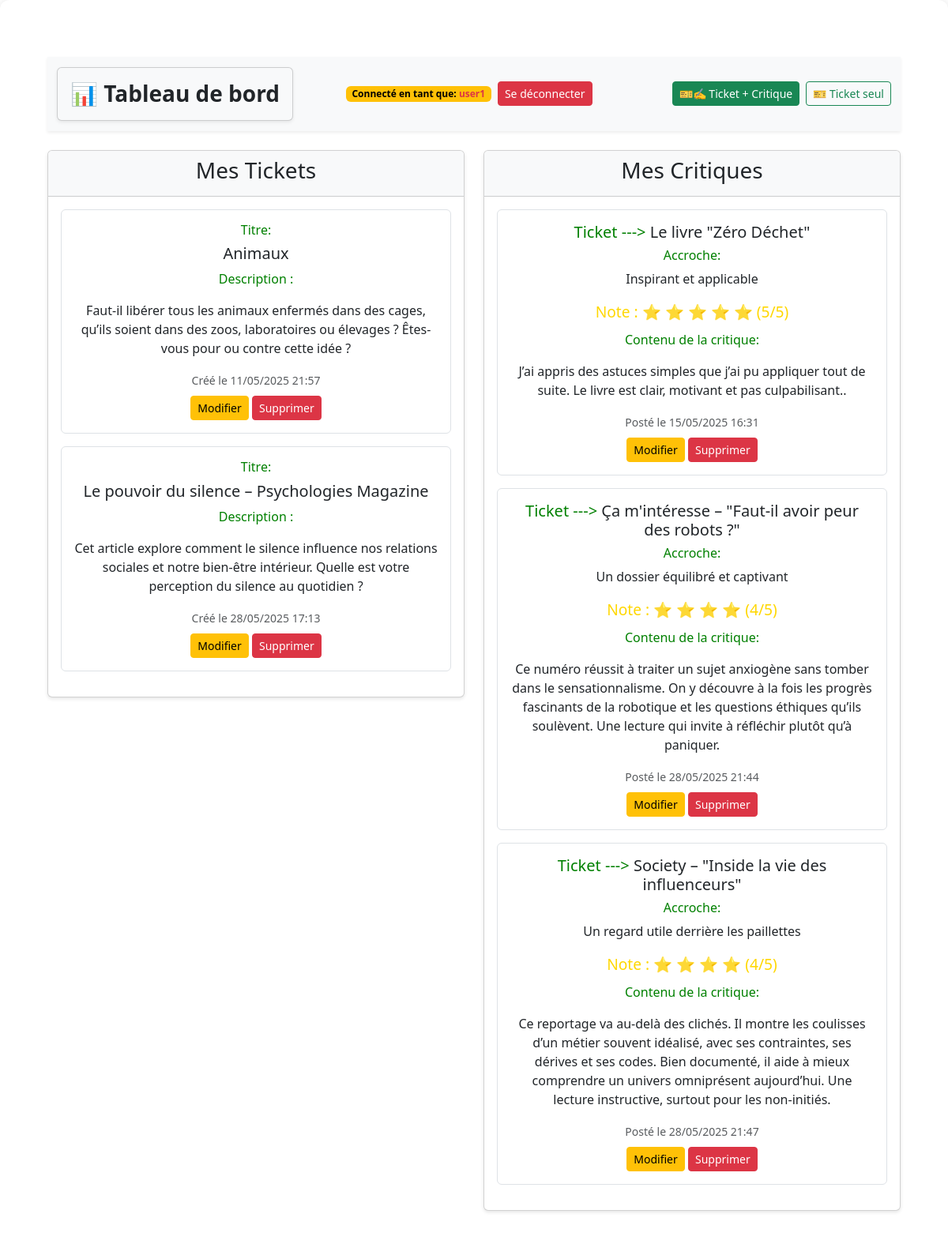
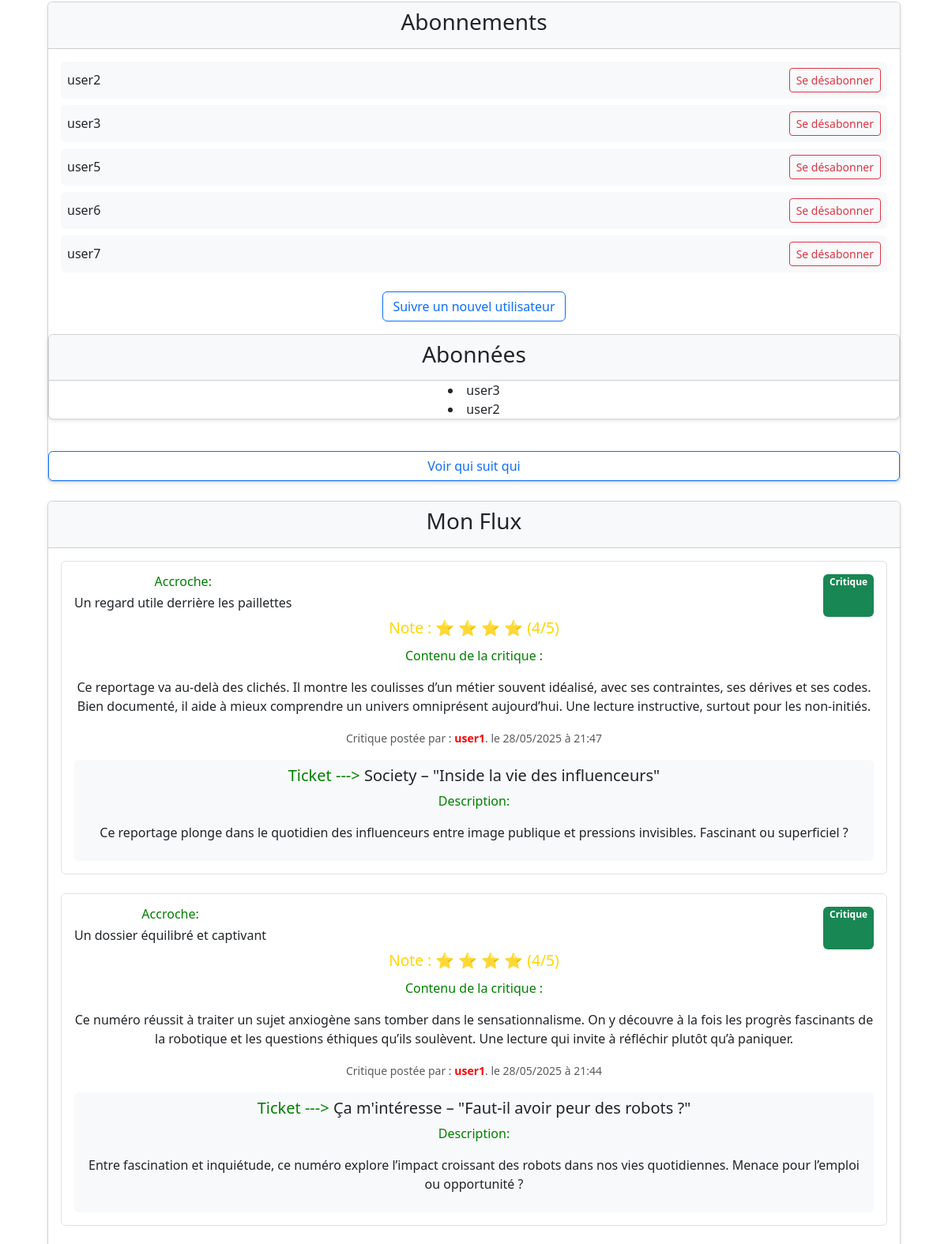
The page /dashboard/ (signed in, upper part) on the database its author committed (2 pictures, top to bottom).
### authentication/models.py (models this page shows)
class User(AbstractUser):
    SUBSCRIBER = 'SUBSCRIBER'
    ROLE_CHOICES = (
        (SUBSCRIBER, 'Abonné'),
    )
    profile_photo = models.ImageField(verbose_name='Photo de profil', blank=True, null=True)
    role = models.CharField(max_length=30, choices=ROLE_CHOICES, verbose_name='Rôle')

### reviews/models.py (models this page shows, shortened)
class Ticket(models.Model):
    title = models.CharField(max_length=128)
    description = models.TextField(max_length=2048, blank=True)
    user = models.ForeignKey(settings.AUTH_USER_MODEL, on_delete=models.CASCADE)
    image = models.ImageField(null=True, blank=True, upload_to='ticket_images/')
    time_created = models.DateTimeField(auto_now_add=True)
    def __str__(self):
        return self.title

class Review(models.Model):
    ticket = models.ForeignKey(Ticket, on_delete=models.CASCADE)
    rating = models.PositiveSmallIntegerField(
        validators=[MinValueValidator(0), MaxValueValidator(5)]
    )
    headline = models.CharField(max_length=128)
    body = models.TextField(max_length=8192, blank=True)
    user = models.ForeignKey(settings.AUTH_USER_MODEL, on_delete=models.CASCADE)
    time_created = models.DateTimeField(auto_now_add=True)

class UserFollows(models.Model):
    user = models.ForeignKey(
        settings.AUTH_USER_MODEL,
        related_name='following',
        on_delete=models.CASCADE
    )
    followed_user = models.ForeignKey(
        settings.AUTH_USER_MODEL,
        related_name='followed_by',
        on_delete=models.CASCADE
    )
    class Meta:
        unique_together = ('user', 'followed_user')

### reviews/views.py (the view)
# urls.py: path('dashboard/', reviews.views.dashboard, name='dashboard'),
@login_required
def dashboard(request):
    tickets = Ticket.objects.filter(user=request.user)
    reviews = Review.objects.filter(user=request.user)
    follows = UserFollows.objects.filter(user=request.user)
    followed_users = request.user.following.values_list(
        'followed_user', flat=True
    )
    feed_tickets = Ticket.objects.filter(
        Q(user__in=followed_users) | Q(user=request.user)
    )
    feed_reviews = Review.objects.filter(
        Q(user__in=followed_users) |
        Q(user=request.user) |
        Q(ticket__user=request.user)
    )
    feed_tickets = feed_tickets.annotate(
        content_type=Value('TICKET', CharField())
    )
    feed_reviews = feed_reviews.annotate(
        content_type=Value('REVIEW', CharField())
    )
    posts = sorted(
        chain(feed_tickets, feed_reviews),
        key=lambda post: post.time_created,
        reverse=True
    )
    return render(request, 'reviews/dashboard.html', {
        'tickets': tickets,
        'reviews': reviews,
        'follows': follows,
        'posts': posts
    })

### reviews/templates/reviews/dashboard.html (shortened to what this page needs)
{% extends 'base.html' %}
{% block content %}
<link href="https://cdn.jsdelivr.net/npm/bootstrap@5.3.5/dist/css/bootstrap.min.css" rel="stylesheet">
<div class="container mt-4">
    <nav class="navbar navbar-expand-lg navbar-light bg-light shadow-sm mb-4">
        <div class="container">
            <a class="navbar-brand fw-bold text-primary" href="#">
                <div class="card bg-light shadow-sm mb-0">
                    <div class="card-body text-center">
                        <h3 class="text-dark fw-bold m-0">📊 Tableau de bord</h3>
                    </div>
                </div>
            </a>
            <div class="mx-auto d-flex align-items-center gap-2">
                <span class="badge bg-warning text-black">
                    Connecté en tant que: <span class="text-danger">{{ user.username }}</span>
                </span>
                <form action="{% url 'logout' %}" method="POST" class="d-inline">
                    <button type="submit" class="btn btn-danger btn-sm">
                         Se déconnecter
                    </button>
                </form>
            </div>
            <ul class="navbar-nav ms-auto">
                <li class="nav-item me-2">
                    <a href="{% url 'create_ticket_and_review' %}" class="btn btn-success btn-sm">
                        🎫✍ Ticket + Critique
                    </a>
                </li>
                <li class="nav-item">
                    <a href="{% url 'create_ticket' %}" class="btn btn-outline-success btn-sm">
                        🎫 Ticket seul
                    </a>
                </li>
            </ul>
        </div>
    </nav>
    <div class="row">
        <div class="col-md-6 mb-4">
            <div class="card">
                <div class="card-header bg-light">
                    <h3>Mes Tickets</h3>
                </div>
                <div class="card-body">
                    {% for ticket in tickets %}
                        <div class="mb-3 p-3 border rounded">
                            <h6><span style="color:green"> Titre:</span></h6><h5>{{ ticket.title }}</h5>
                            <p style="color:green">Description :</p><p>{{ ticket.description }}</p>
                            <small class="text-muted">
                                Créé le {{ ticket.time_created|date:"d/m/Y H:i" }}
                            </small>
                            <div class="mt-2">
                                <a href="{% url 'edit_ticket' ticket.id %}" class="btn btn-sm btn-warning">Modifier</a>
                                <a href="{% url 'delete_ticket' ticket.id %}" class="btn btn-sm btn-danger">Supprimer</a>
                            </div>
                        </div>
                    {% empty %}
                        <p>Aucun ticket créé.</p>
                    {% endfor %}
                </div>
            </div>
        </div>
        <div class="col-md-6 mb-4">
            <div class="card">
                <div class="card-header bg-light">
                    <h3>Mes Critiques</h3>
                </div>
                <div class="card-body">
                    {% for review in reviews %}
                        <div class="mb-3 p-3 border rounded">
                            <h5><span style="color:green">Ticket ---> </span>{{ review.ticket }}</h5>
                            <h6 style="color:green">Accroche:</h6> <p>{{ review.headline }}</p>
                            <div class="rating mb-2">
                                Note :
                                {% for i in "12345" %}
                                    {% if forloop.counter <= review.rating %}⭐{% endif %}
                                {% endfor %} ({{ review.rating }}/5)
                            </div>
                            <p style="color:green">Contenu de la critique: </p><p>{{ review.body }}</p>
                            <small class="text-muted">
                                Posté le {{ review.time_created|date:"d/m/Y H:i" }}
                            </small>
                            <div class="mt-2">
                                <a href="{% url 'edit_review' review.id %}" class="btn btn-sm btn-warning">Modifier</a>
                                <a href="{% url 'delete_review' review.id %}" class="btn btn-sm btn-danger">Supprimer</a>
                            </div>
                        </div>
                    {% empty %}
                        <p>Aucune critique postée.</p>
                    {% endfor %}
                </div>
            </div>
        </div>
    </div>
    <div class="card mb-4">
        <div class="card-header bg-light">
            <h3>Abonnements</h3>
        </div>
        <div class="card-body">
            {% for follow in follows %}
                <div class="d-flex justify-content-between align-items-center mb-2 p-2 bg-light rounded">
                    <span>{{ follow.followed_user.username }}</span>
                    <a href="{% url 'unfollow_user' follow.id %}" class="btn btn-sm btn-outline-danger">
                        Se désabonner
                    </a>
                </div>
            {% empty %}
                <p>Vous ne suivez personne actuellement.</p>
            {% endfor %}
            <a href="{% url 'follow_user' %}" class="btn btn-outline-primary mt-3">Suivre un nouvel utilisateur</a>
        </div>
        <div class="card mb-4">
        <div class="card-header bg-light">
        <h3>Abonnées</h3>
        </div>
        {% for follower in request.user.followed_by.all %}
        <li>{{ follower.user.username }}</li>
         {% endfor %}
         </div>
         <a href="{% url 'user_follow_list' %}" class="btn btn-outline-primary mt-3">Voir qui suit qui</a>
    </div>
    <div class="card">
        <div class="card-header bg-light">
            <h3>Mon Flux</h3>
        </div>
        <div class="card-body">
            {% for post in posts %}
                {% if post.content_type == 'TICKET' %}
                    <div class="mb-4 p-3 border rounded">
                        <div class="d-flex justify-content-between">
                            <h6><span><h6 style="color:green">Titre: </h6></span>{{ post.title }}</h6>
                            <span class="badge bg-info">Ticket</span>
                        </div>
                        <p style="color:green">Description : </p><p>{{ post.description }}</p>
                        {% if post.image %}
                            <img src="{{ post.image.url }}" alt="Image du ticket" class="img-fluid mb-2" style="max-height: 200px;">
                        {% endif %}
                        <small class="text-muted">
                            Posté par :<span style="color:red" class="fw-bold"> {{ post.user.username }}</span>. le {{ post.time_created | date:"d/m/Y à H:i" }}
                        </small>
                        <div class="mt-2">
                            <a href="{% url 'create_review_for_ticket' post.id %}" class="btn btn-sm btn-success">
                                Répondre avec une critique
                            </a>
                        </div>
                    </div>
                {% elif post.content_type == 'REVIEW' %}
                    <div class="mb-4 p-3 border rounded">
                        <div class="d-flex justify-content-between">
                            <h6><span><h6 style="color:green">Accroche: </h6></span>{{ post.headline }}</h6>
                            <span class="badge bg-success">Critique</span>
                        </div>
                        <div class="rating mb-2">
                            Note :
                            {% for i in "12345" %}
                                {% if forloop.counter <= post.rating %}⭐{% endif %}
                            {% endfor %} ({{ post.rating }}/5)
                        </div>
                        <p style="color:green">Contenu de la critique : </p><p>{{ post.body }}</p>
                        <small class="text-muted">
                            Critique postée par :<span style="color:red" class="fw-bold"> {{ post.user.username }}</span>. le {{ post.time_created | date:"d/m/Y à H:i" }}
                        </small>
                        {% if post.ticket %}
                            <div class="mt-3 p-2 bg-light rounded">
                                <h5><span style="color:green">Ticket ---></span> {{ post.ticket.title }}</h5>
                                <p style="color:green">Description: </p><p>{{ post.ticket.description }}</p>
                            </div>
                        {% endif %}
                    </div>
                {% endif %}
            {% empty %}
                <p>Aucun contenu à afficher dans votre flux.</p>
            {% endfor %}
        </div>
    </div>
</div>
{% endblock %}

### static/css/styles.css (style rules this page uses)
.rating { color: gold; font-size: 1.2em; }
.card { box-shadow: 0 2px 4px rgba(0,0,0,0.1); margin-bottom: 20px; }
.card-header { font-weight: bold; }
body { min-height: 100vh; display: flex; justify-content: center; align-items: center; background: #f8f9fa; font-family: 'Segoe UI', sans-serif; }

### rows shown on the page
User: username "user1"
Ticket: title "Animaux", description "Faut-il libérer tous les animaux enfermés dans des cages, qu’ils soient dans des zoos, laboratoires ou élevages ? Êtes-vous pour ou contre cette idée ?", time_created "11/05/2025 21:57"
Ticket: title "Le pouvoir du silence – Psychologies Magazine", description "Cet article explore comment le silence influence nos relations sociales et notre bien-être intérieur. Quelle est votre perception du silence au quotidien ?", time_created "28/05/2025 17:13"
Review: ticket "Le livre \"Zéro Déchet\"", headline "Inspirant et applicable", rating "5", body "J’ai appris des astuces simples que j’ai pu appliquer tout de suite. Le livre est clair, motivant et pas culpabilisant..", time_created "15/05/2025 16:31"
Review: ticket "Ça m'intéresse – \"Faut-il avoir peur des robots ?\"", headline "Un dossier équilibré et captivant", rating "4", body "Ce numéro réussit à traiter un sujet anxiogène sans tomber dans le sensationnalisme. On y découvre à la fois les progrès fascinants de la robotique et les questions éthiques qu’ils soulèvent. Une lecture qui invite à réfléchir plutôt qu’à paniquer.", time_created "28/05/2025 21:44", user.username "user1", time_created "28/05/2025 à 21:44", ticket.description "Entre fascination et inquiétude, ce numéro explore l’impact croissant des robots dans nos vies quotidiennes. Menace pour l’emploi ou opportunité ?"
Review: ticket "Society – \"Inside la vie des influenceurs\"", headline "Un regard utile derrière les paillettes", rating "4", body "Ce reportage va au-delà des clichés. Il montre les coulisses d’un métier souvent idéalisé, avec ses contraintes, ses dérives et ses codes. Bien documenté, il aide à mieux comprendre un univers omniprésent aujourd’hui. Une lecture instructive, surtout pour les non-initiés.", time_created "28/05/2025 21:47", user.username "user1", time_created "28/05/2025 à 21:47", ticket.description "Ce reportage plonge dans le quotidien des influenceurs entre image publique et pressions invisibles. Fascinant ou superficiel ?"
UserFollows: followed_user.username "user2"
UserFollows: followed_user.username "user3"
UserFollows: followed_user.username "user5"
UserFollows: followed_user.username "user6"
UserFollows: followed_user.username "user7"
UserFollows: user.username "user3"
UserFollows: user.username "user2"
